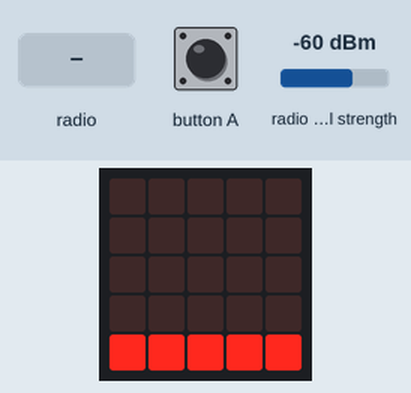
Simulated run of this program. Board: BBC micro:bit running MicroPython. Shown: the board's 5×5 LED display. The test bench sets the inputs (shaded band); at power-on: radio signal strength -60 dBm.

Above: at 1.9 s.
2.0 s: radio message "1" arrives
At 3.1 s:
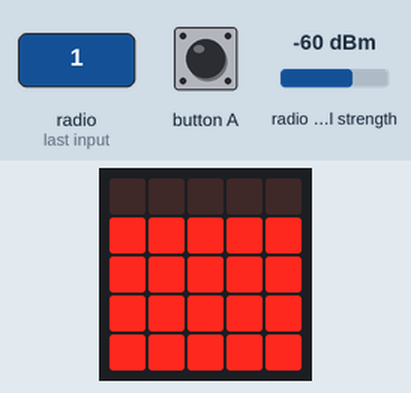
4.1 s: button A pressed for 0.15 s
At 5.0 s:
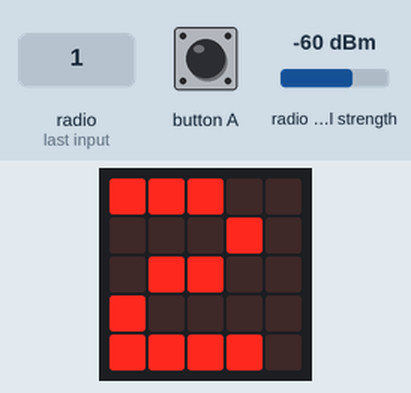
6.1 s: button A pressed for 1 s
At 6.6 s:
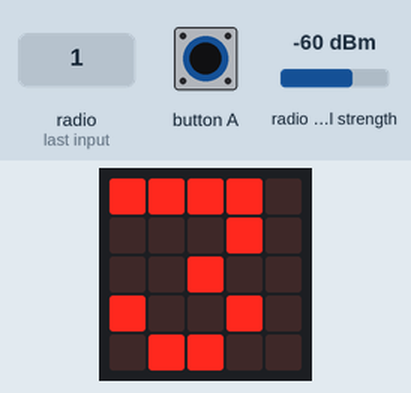
Timing chart, 0 to 9.1 s (numbered marks = the images above; inputs shaded):
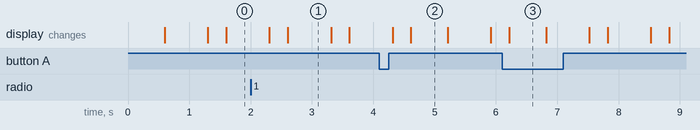

The program:

Seeker.py
```python
from microbit import *
import radio

# Start the radio on channel 1
channel = 1
radio.config(group=channel)
radio.on()
display.show(channel)
sleep(600)

while True:

    #################################################################
    # Add code below to send a message using the radio, when
    # button B is pressed.
    #
    # Start by sending "Santa" to the micro:bit on channel 1 (stick person)
    # then, send the response to the micro:bit using channel 2.
    # Do the same for the micro:bits on channels 3 and 4, then come
    # and tell me the answer to the final riddle!
    #
    #################################################################


    ####### Don't change the code below this line #######

    # Change the channel when button A is pressed
    if button_a.was_pressed():
        channel += 1
        if channel == 5: channel = 1

        radio.config(group=channel)
        display.show(channel)
        sleep(600)

    # Check the strength of any received messages
    received_messages = []
    received = None
    while True:
        received = radio.receive_full()
        if not received:
            break
        received_messages.append(received)

    # Check if we recieved any messages
    if len(received_messages) == 0:
            display.show(Image('00000:'
                               '00000:'
                               '00000:'
                               '00000:'
                               '99999'))
    else:
        # Find the average signal strength of all the messages
        average_rssi = sum([m[1] for m in received_messages]) / len(received_messages)

        if average_rssi > -55:
            display.show(Image('99999:'
                               '99999:'
                               '99999:'
                               '99999:'
                               '99999'))
        elif average_rssi > -65:
            display.show(Image('00000:'
                               '99999:'
                               '99999:'
                               '99999:'
                               '99999'))
        elif average_rssi > -80:
            display.show(Image('00000:'
                               '00000:'
                               '99999:'
                               '99999:'
                               '99999'))
        else:
            display.show(Image('00000:'
                               '00000:'
                               '00000:'
                               '99999:'
                               '99999'))

    sleep(700)
    display.clear()
    sleep(300)
```

Measured:
- after the input at 2.0 s, the display: first differs from a run without the input after 0.61 s (image 1)
- after the input at 4.1 s, the display: first differs from a run without the input after 0.52 s (image 2)
- after the input at 6.1 s, the display: changes after 0.12 s (image 3)
- what the display in image 1 shows lasts 0.7 s, from 2.6 s to 3.3 s
- what the display in image 2 shows lasts 0.6 s, from 4.6 s to 5.2 s
